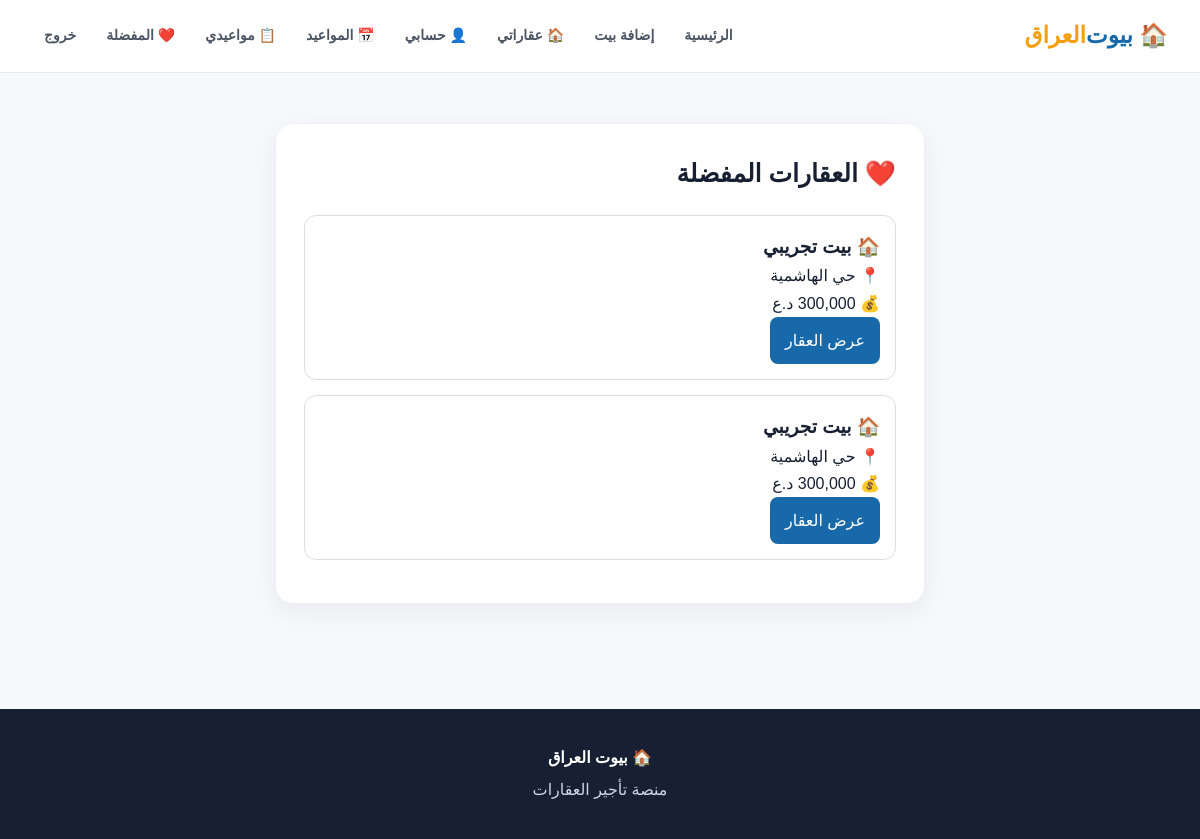
The page /favorites (signed in) on the database its author committed.
### models.py (models this page shows)
class Favorite(db.Model):
    id = db.Column(db.Integer, primary_key=True)
    user_id = db.Column(
        db.Integer,
        db.ForeignKey("user.id"),
        nullable=False
    )
    house_id = db.Column(
        db.Integer,
        db.ForeignKey("house.id"),
        nullable=False
    )
    user = db.relationship(
        "User",
        backref="favorites"
    )
    house = db.relationship(
        "House",
        backref="favorited_by"
    )

class House(db.Model):
    id = db.Column(db.Integer, primary_key=True)
    title = db.Column(
        db.String(200),
        nullable=False
    )
    governorate = db.Column(
        db.String(100)
    )
    location = db.Column(
        db.String(200),
        nullable=False
    )
    price = db.Column(
        db.Integer,
        nullable=False
    )
    description = db.Column(
        db.Text
    )
    image1 = db.Column(
        db.String(500)
    )
    image2 = db.Column(
        db.String(500)
    )
    image3 = db.Column(
        db.String(500)
    )
    video = db.Column(
        db.String(500)
    )
    owner_id = db.Column(
        db.Integer,
        db.ForeignKey("user.id")
    )
    is_active = db.Column(
    db.Boolean,
    default=True,
    nullable=False
    )
    status = db.Column(
        db.String(20),
        default="available",
        nullable=False
    )
    owner = db.relationship(
        "User",
        backref="houses"
    )

### app.py (the view)
@app.route("/favorites")
def favorites():
    if not session.get("user_id"):
        return redirect("/login")
    favorites = Favorite.query.filter_by(
        user_id=session["user_id"]
    ).all()
    return render_template(
        "favorites.html",
        favorites=favorites
    )

### app.py (called while the page is built)
@app.context_processor
def pending_appointments_count():
    count = 0
    if session.get("user_id"):
        count = Appointment.query.join(House).filter(
            House.owner_id == session["user_id"],
            Appointment.status == "pending"
        ).count()
    return dict(pending_count=count)

### templates/favorites.html (shortened to what this page needs)
{% extends "base.html" %}
{% block content %}
<div class="form-card">
    <h1>❤️ العقارات المفضلة</h1>
    {% if favorites %}
        {% for favorite in favorites %}
        <div style="
            border:1px solid #ddd;
            border-radius:12px;
            padding:15px;
            margin-bottom:15px;
        ">
            <h3>
                🏠 {{ favorite.house.title }}
            </h3>
            <p>
                📍 {{ favorite.house.location }}
            </p>
            <p>
                💰 {{ "{:,}".format(favorite.house.price) }} د.ع
            </p>
            <a href="/house/{{ favorite.house.id }}"
               style="
               background:#1769aa;
               color:white;
               padding:10px 15px;
               text-decoration:none;
               border-radius:8px;
               display:inline-block;
               ">
               عرض العقار
            </a>
        </div>
        {% endfor %}
    {% else %}
        <p>لا توجد عقارات مفضلة.</p>
    {% endif %}
</div>
{% endblock %}

### templates/base.html (style rules this page uses)
* { box-sizing: border-box; margin: 0; padding: 0; }
html { scroll-behavior: smooth; }
body { font-family: Tahoma, Arial, sans-serif; background: #f6f8fb; color: #172033; line-height: 1.7; }
a { text-decoration: none; color: inherit; }
.form-card { width: 100%; max-width: 650px; margin: 20px auto; background: white; padding: 28px; border-radius: 18px; border: 1px solid #edf0f4; box-shadow: 0 8px 28px rgba(15,23,42,.06); }
.form-card h1 { margin-bottom: 20px; font-size: 25px; }

### rows shown on the page
Favorite: house "بيت تجريبي", house.location "حي الهاشمية"
Favorite: house "بيت تجريبي", house.location "حي الهاشمية"
